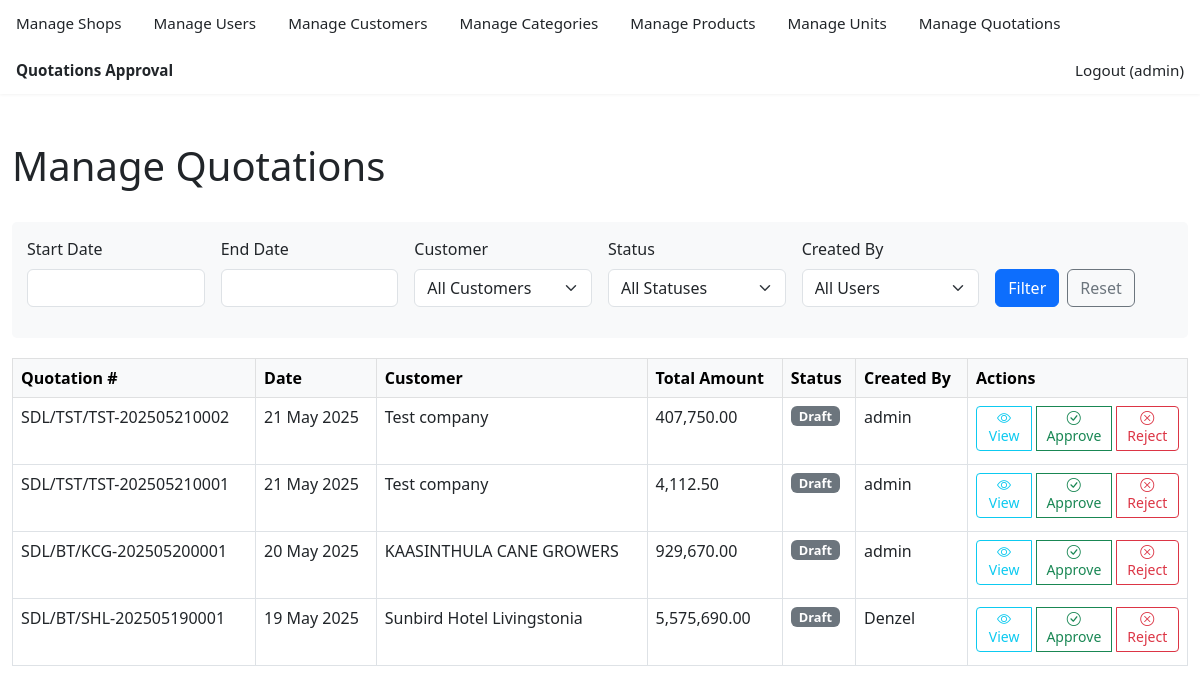
The app's page /admin/admin_manage_quotations.php (signed in), older data.
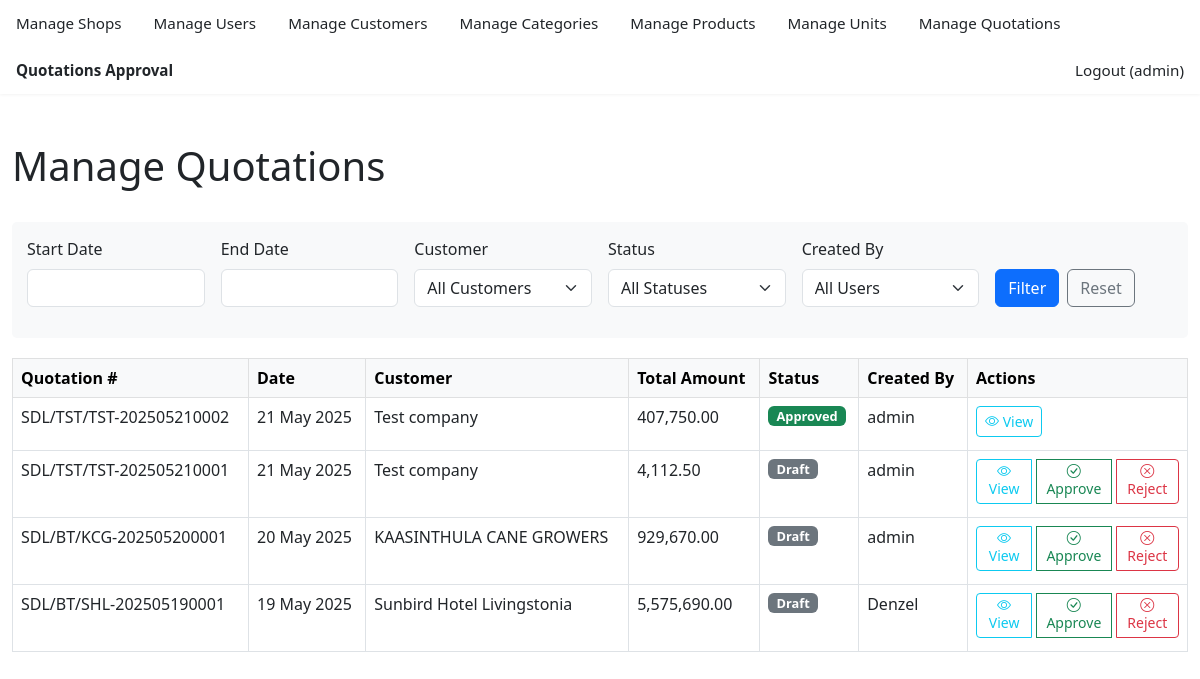
The same page, newer data.
### tables this page shows
CREATE TABLE IF NOT EXISTS `quotations` (
  `id` int NOT NULL AUTO_INCREMENT,
  `quotation_number` varchar(100) DEFAULT NULL,
  `shop_id` int DEFAULT NULL,
  `customer_id` int DEFAULT NULL,
  `customer_name_override` varchar(255) DEFAULT NULL,
  `customer_address_override` text,
  `quotation_date` date DEFAULT NULL,
  `company_tpin` varchar(50) DEFAULT NULL,
  `notes_general` text,
  `delivery_period` varchar(255) DEFAULT NULL,
  `payment_terms` varchar(255) DEFAULT NULL,
  `quotation_validity_days` int DEFAULT NULL,
  `mra_wht_note` text,
  `apply_ppda_levy` tinyint(1) DEFAULT '0',
  `ppda_levy_percentage` decimal(5,2) DEFAULT '1.00',
  `vat_percentage` decimal(5,2) DEFAULT '16.50',
  `gross_total_amount` decimal(15,2) DEFAULT NULL,
  `ppda_levy_amount` decimal(15,2) DEFAULT NULL,
  `amount_before_vat` decimal(15,2) DEFAULT NULL,
  `vat_amount` decimal(15,2) DEFAULT NULL,
  `total_net_amount` decimal(15,2) DEFAULT NULL,
  `status` varchar(20) DEFAULT 'Draft',
  `created_by_user_id` int NOT NULL,
  `updated_by_user_id` int DEFAULT NULL,
  `created_at` timestamp NULL DEFAULT CURRENT_TIMESTAMP,
  `updated_at` timestamp NULL DEFAULT CURRENT_TIMESTAMP ON UPDATE CURRENT_TIMESTAMP,
  `mra_wht_note_content` varchar(255) DEFAULT NULL,
  `approved_by_user_id` int DEFAULT NULL,
  `approval_date` datetime DEFAULT NULL,
  `admin_notes` text,
  PRIMARY KEY (`id`),
  UNIQUE KEY `quotation_number` (`quotation_number`),
  KEY `shop_id` (`shop_id`),
  KEY `customer_id` (`customer_id`),
  KEY `created_by_user_id` (`created_by_user_id`),
  KEY `updated_by_user_id` (`updated_by_user_id`)
);

CREATE TABLE IF NOT EXISTS `customers` (
  `id` int NOT NULL AUTO_INCREMENT,
  `customer_code` varchar(10) DEFAULT NULL,
  `name` varchar(255) DEFAULT NULL,
  `address_line1` varchar(255) DEFAULT NULL,
  `address_line2` varchar(255) DEFAULT NULL,
  `city_location` varchar(255) DEFAULT NULL,
  `phone` varchar(50) DEFAULT NULL,
  `email` varchar(255) DEFAULT NULL,
  `tpin_no` varchar(50) DEFAULT NULL,
  `created_at` timestamp NULL DEFAULT CURRENT_TIMESTAMP,
  `updated_at` timestamp NULL DEFAULT CURRENT_TIMESTAMP ON UPDATE CURRENT_TIMESTAMP,
  `created_by_user_id` int NOT NULL,
  `updated_by_user_id` int DEFAULT NULL,
  PRIMARY KEY (`id`),
  UNIQUE KEY `customer_code` (`customer_code`),
  KEY `created_by_user_id` (`created_by_user_id`),
  KEY `updated_by_user_id` (`updated_by_user_id`)
);

CREATE TABLE IF NOT EXISTS `users` (
  `id` int NOT NULL AUTO_INCREMENT,
  `username` varchar(50) NOT NULL,
  `password_hash` varchar(255) NOT NULL,
  `full_name` varchar(100) DEFAULT NULL,
  `email` varchar(191) NOT NULL,
  `role` enum('admin','manager','staff','supervisor','viewer') DEFAULT 'staff',
  `is_active` tinyint(1) DEFAULT '1',
  `last_login_at` timestamp NULL DEFAULT NULL,
  `created_at` timestamp NULL DEFAULT CURRENT_TIMESTAMP,
  `updated_at` timestamp NULL DEFAULT CURRENT_TIMESTAMP ON UPDATE CURRENT_TIMESTAMP,
  PRIMARY KEY (`id`),
  UNIQUE KEY `username` (`username`),
  UNIQUE KEY `email` (`email`)
);

### includes/db_connect.php (called while the page is built, shortened)
<?php
class DatabaseConfig {
    public static function executeQuery(PDO $pdo, string $query, array $params = []): PDOStatement {
        try {
            $stmt = $pdo->prepare($query);
            $stmt->execute($params);
            return $stmt;
        } catch (PDOException $e) {
            self::logQueryError($query, $params, $e);
            throw $e;
        }
    }
}

### admin/admin_manage_quotations.php (the view, shortened to what the changed rows need)
<?php
require_once __DIR__ . '/../includes/db_connect.php';
try {
    $pdo = getDatabaseConnection();
    $query = "
        SELECT q.*, c.name AS customer_name, u.username AS created_by_username
        FROM quotations q
        LEFT JOIN customers c ON q.customer_id = c.id
        LEFT JOIN users u ON q.created_by_user_id = u.id
        WHERE 1=1
    ";
    $params = [];
    $query .= " ORDER BY q.created_at DESC";
    $stmt = DatabaseConfig::executeQuery($pdo, $query, $params);
    $quotations = $stmt->fetchAll();
} catch (PDOException $e) {
    error_log("Error in admin_manage_quotations.php: " . $e->getMessage());
    $error = "An error occurred while retrieving quotations for management.";
}
?>
<!DOCTYPE html>
<html lang="en">
<head>
    <link rel="stylesheet" href="https://cdn.jsdelivr.net/npm/bootstrap@5.3.0/dist/css/bootstrap.min.css">
    <link rel="stylesheet" href="https://cdn.jsdelivr.net/npm/bootstrap-icons@1.11.0/font/bootstrap-icons.css">
    <link rel="stylesheet" href="https://cdn.jsdelivr.net/npm/flatpickr/dist/flatpickr.min.css">
</head>
<body>
    <div class="container-fluid py-4">
        <div class="row mb-4">
            <div class="col-12">
                <h1>Manage Quotations</h1>
            </div>
        </div>
        <div class="row">
            <div class="col-12">
                <div class="table-responsive">
                    <table class="table table-bordered table-hover">
                        <thead class="table-light">
                            <tr>
                                <th>Quotation #</th>
                                <th>Date</th>
                                <th>Customer</th>
                                <th>Total Amount</th>
                                <th>Status</th>
                                <th>Created By</th>
                                <th class="actions-column">Actions</th>
                            </tr>
                        </thead>
                        <tbody>
                            <?php if (empty($quotations)): ?>
                                <tr>
                                    <td colspan="7" class="text-center py-3">No quotations found matching your criteria.</td>
                                </tr>
                            <?php else: ?>
                                <?php foreach ($quotations as $quotation): ?>
                                    <tr id="quotation-row-<?php echo $quotation['id']; ?>">
                                        <td><?php echo htmlspecialchars($quotation['quotation_number']); ?></td>
                                        <td><?php echo date('d M Y', strtotime($quotation['quotation_date'])); ?></td>
                                        <td><?php echo htmlspecialchars($quotation['customer_name'] ?? $quotation['customer_name_override'] ?? 'N/A'); ?></td>
                                        <td><?php echo number_format($quotation['total_net_amount'], 2); ?></td>
                                        <td>
                                            <?php
                                                $statusClass = '';
                                                switch ($quotation['status']) {
                                                    case 'Draft': $statusClass = 'bg-secondary'; break;
                                                    case 'Approved': $statusClass = 'bg-success'; break;
                                                }
                                            ?>
                                            <span class="badge status-badge <?php echo $statusClass; ?>" id="status-badge-<?php echo $quotation['id']; ?>">
                                                <?php echo htmlspecialchars($quotation['status']); ?>
                                            </span>
                                        </td>
                                        <td><?php echo htmlspecialchars($quotation['created_by_username']); ?></td>
                                        <td class="actions-column">
                                            <div class="btn-group action-button-group" id="action-buttons-<?php echo $quotation['id']; ?>">
                                                <a href="view_quotation.php?id=<?php echo $quotation['id']; ?>" class="btn btn-sm btn-outline-info" title="View Details">
                                                    <i class="bi bi-eye"></i> View
                                                </a>
                                                <?php if (in_array($quotation['status'], ['Submitted', 'Draft'])):  ?>
                                                    <button type="button" class="btn btn-sm btn-outline-success approve-quotation"
                                                            data-quotation-id="<?php echo $quotation['id']; ?>"
                                                            data-quotation-number="<?php echo htmlspecialchars($quotation['quotation_number']); ?>"
                                                            title="Approve">
                                                        <i class="bi bi-check-circle"></i> Approve
                                                    </button>
                                                    <button type="button" class="btn btn-sm btn-outline-danger reject-quotation"
                                                            data-quotation-id="<?php echo $quotation['id']; ?>"
                                                            data-quotation-number="<?php echo htmlspecialchars($quotation['quotation_number']); ?>"
                                                            title="Reject">
                                                        <i class="bi bi-x-circle"></i> Reject
                                                    </button>
                                                <?php endif; ?>
                                            </div>
                                        </td>
                                    </tr>
                                <?php endforeach; ?>
                            <?php endif; ?>
                        </tbody>
                    </table>
                </div>
            </div>
        </div>
    </div>
</body>
</html>

Row changes from the older to the newer data that the page shows:
changed quotations "SDL/TST/TST-202505210002": status "Draft" → "Approved"; no longer shows "Approve Reject"
